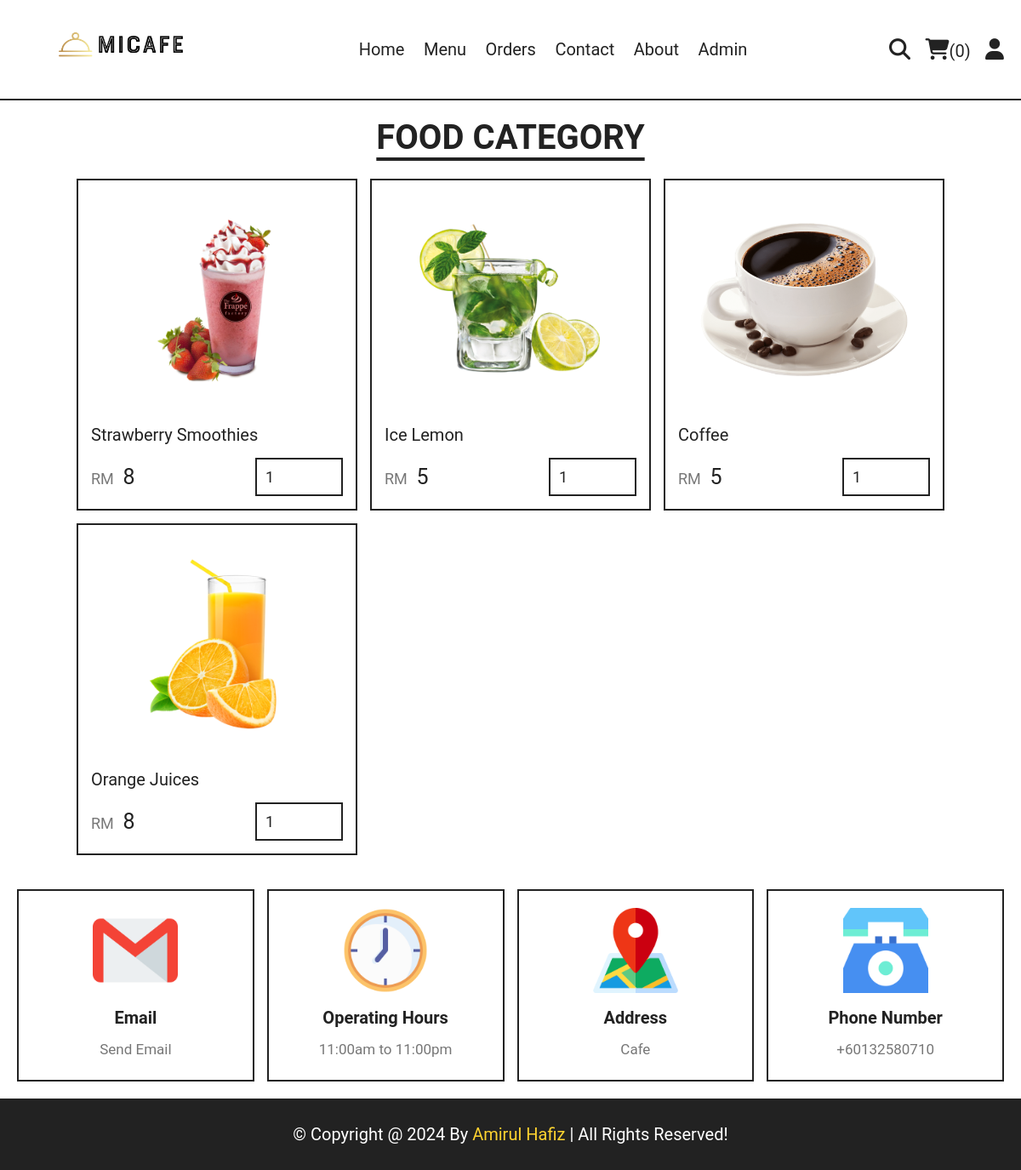
Page /category.php?category=drinks on the committed database.
### tables this page shows
CREATE TABLE `products` (
  `id` int(100) NOT NULL,
  `name` varchar(100) NOT NULL,
  `category` varchar(100) NOT NULL,
  `price` int(10) NOT NULL,
  `image` varchar(100) NOT NULL
);

### category.php (the view, shortened to what this page needs)
<?php
include 'components/connect.php';
?>
<!DOCTYPE html>
<html lang="en">
<head>
   <link rel="stylesheet" href="https://cdnjs.cloudflare.com/ajax/libs/font-awesome/6.1.1/css/all.min.css">
   <link rel="stylesheet" href="css/style.css">
</head>
<body>
<?php include 'components/user_header.php'; ?>
<section class="products">
   <h1 class="title">food category</h1>
   <div class="box-container">
      <?php
         $category = $_GET['category'];
         $select_products = $conn->prepare("SELECT * FROM `products` WHERE category = ?");
         $select_products->execute([$category]);
         if($select_products->rowCount() > 0){
            while($fetch_products = $select_products->fetch(PDO::FETCH_ASSOC)){
      ?>
      <form action="" method="post" class="box">
         <img src="uploaded_img/<?= $fetch_products['image']; ?>" alt="">
         <div class="name"><?= $fetch_products['name']; ?></div>
         <div class="flex">
            <div class="price"><span>RM&nbsp;</span>
            <?= $fetch_products['price']; ?></div>
            <input type="number" name="qty" class="qty" min="1" max="99" value="1" maxlength="2">
         </div>
      </form>
      <?php
            }
         }else{
            echo '<p class="empty">no products added yet!</p>';
         }
      ?>
   </div>
</section>
<?php include 'components/footer.php'; ?>
</body>
</html>

### components/user_header.php (shortened to what this page needs)
<header class="header">
   <section class="flex">
      <a href="home.php" class="logo"><img src="images/logo.png" alt="" width="250" height="70"></a>
      <nav class="navbar">
         <a href="home.php">Home</a>
         <a href="menu.php">Menu</a>
         <a href="orders.php">Orders</a>
         <a href="contact.php">Contact</a>
		 <a href="about.php">About</a>
	    <a href="/1/admin/admin_login.php">Admin</a>
      </nav>
      <div class="icons">
         <?php
            $count_cart_items = $conn->prepare("SELECT * FROM `cart` WHERE user_id = ?");
            $count_cart_items->execute([$user_id]);
            $total_cart_items = $count_cart_items->rowCount();
         ?>
         <a href="search.php"><i class="fas fa-search"></i></a>
         <a href="cart.php"><i class="fas fa-shopping-cart"></i><span>(<?= $total_cart_items; ?>)</span></a>
         <div id="user-btn" class="fas fa-user"></div>
      </div>
   </section>
</header>

### components/footer.php (shortened to what this page needs)
<footer class="footer">
   <section class="grid">
      <div class="box">
         <img src="images/email-icon.png" alt="">
         <h3>Email</h3>
         <a href="mailto:amirulhafiz.education@gmail.com">Send Email</a>
      </div>
      <div class="box">
         <img src="images/clock-icon.png" alt="">
         <h3>Operating Hours</h3>
         <p>11:00am to 11:00pm </p>
      </div>
      <div class="box">
         <img src="images/map-icon.png" alt="">
         <h3>Address</h3>
         <a href="https://maps.app.goo.gl/AoKtERojwJaYeH546">Cafe</a>
      </div>
      <div class="box">
         <img src="images/phone-icon.png" alt="">
         <h3>Phone Number</h3>
        <a href="tel:0132580710">+60132580710</a>
      </div>
   </section>
	<div class="credit">&copy; Copyright @ 2024 by <span>Amirul Hafiz</span> | All Rights Reserved!</div>
</footer>

### css/style.css (style rules this page uses)
:root { --yellow:#fed330; --red:#e74c3c; --white:#fff; --black:#222; --light-color:#777; --border:.2rem solid var(--black); }
* { font-family: Roboto, sans-serif; margin:0; padding:0; box-sizing: border-box; outline: none; border: none; text-decoration: none; }
html { font-size: 62.5%; overflow-x: hidden; scroll-behavior: smooth; stop-opacity: 7rem; }
section { margin:0 auto; max-width: 1200px; padding:2rem; }
.title { text-align: center; margin-bottom: 2.5rem; font-size: 4rem; color:var(--black); text-transform: uppercase; text-decoration: underline; text-underline-offset: 1rem; }
.header { position: sticky; top:0; left:0; right:0; z-index: 1000; background-color: var(--white); border-bottom: var(--border); }
.header .flex { display: flex; align-items: center; justify-content: space-between; position: relative; }
.header .flex .logo { font-size: 2.5rem; color:var(--black); }
.header .flex .navbar a { font-size: 2rem; color:var(--black); margin:0 1rem; }
.header .flex .icons > * { margin-left: 1.5rem; font-size: 2.5rem; color:var(--black); cursor: pointer; }
.header .flex .icons span { font-size: 2rem; }
.products .box-container { display: grid; grid-template-columns: repeat(auto-fit, 33rem); justify-content: center; align-items: flex-start; gap:1.5rem; }
.products .box-container .box { border:var(--border); padding:1.5rem; position: relative; overflow: hidden; }
.products .box-container .box img { height: 25rem; width: 100%; object-fit: contain; margin-bottom: 1rem; }
.products .box-container .box .name { font-size: 2rem; color:var(--black); margin:1rem 0; }
.products .box-container .box .flex { display: flex; align-items: center; gap:1rem; margin-top: 1.5rem; }
.products .box-container .box .flex .price { margin-right: auto; font-size: 2.5rem; color:var(--black); }
.products .box-container .box .flex .price span { color:var(--light-color); font-size: 1.8rem; }
.products .box-container .box .flex .qty { padding:1rem; border:var(--border); font-size: 1.8rem; color:var(--black); }
html { font-size: 62.5%; overflow-x: hidden; }
.footer .grid { display: grid; grid-template-columns: repeat(auto-fit, minmax(27rem, 1fr)); gap:1.5rem; align-items: flex-start; }
.footer .grid .box { border:var(--border); padding:2rem; text-align: center; }
.footer .grid .box img { height: 10rem; width: 100%; object-fit: contain; margin-bottom: .5rem; }
.footer .grid .box h3 { margin:1rem 0; font-size: 2rem; color:var(--black); text-transform: capitalize; }
.footer .grid .box p, .footer .grid .box a { display: block; font-size: 1.7rem; color:var(--light-color); line-height: 1.8; }
.credit { padding:3rem 2rem; text-align: center; background-color: var(--black); color:var(--white); font-size: 2rem; text-transform: capitalize; }
.credit span { color:var(--yellow); }

### rows in the picture
products: image (picture), name "Strawberry Smoothies", price "8"
products: image (picture), name "Ice Lemon", price "5"
products: image (picture), name "Coffee", price "5"
products: image (picture), name "Orange Juices", price "8"

### other values in the picture
$total_cart_items "0"
